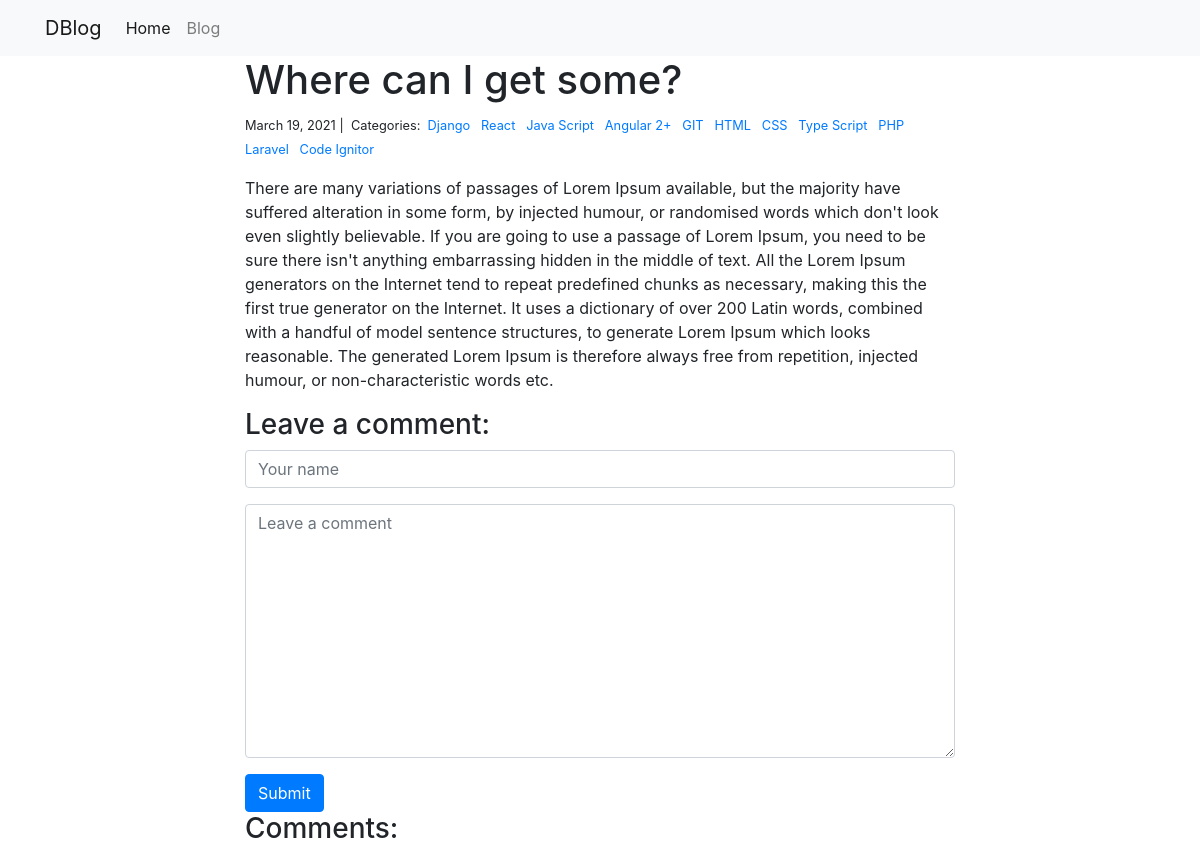
The app's page /blog/4/ with its own data.
### blog/models.py (models this page shows)
class Post(models.Model):
    title = models.CharField(max_length=255)
    body = models.TextField()
    created_on = models.DateTimeField(auto_now_add=True)
    last_modified = models.DateTimeField(auto_now=True)
    categories = models.ManyToManyField('Category', related_name="posts")

class Category(models.Model):
    name = models.CharField(max_length=30)

### blog/views.py (the view, shortened to what this page needs)
# urls.py: path("<int:pk>/", views.blog_detail, name="blog_detail"),
def blog_detail(request, pk):
    post = Post.objects.get(pk=pk)
    form = CommentForm()
    comments = Comment.objects.filter(post=post)
    context = {
        "post": post,
        "comments": comments,
        "form": form,
    }
    return render(request, 'blog_detail.html', context)

### blog/forms.py
class CommentForm(forms.Form):
    author = forms.CharField(
        max_length=60,
        widget=forms.TextInput(
            attrs={
                "class": "form-control",
                "placeholder": "Your name",
            }
        )
    )
    body = forms.CharField(
        widget=forms.Textarea(
            attrs= {
                "class": "form-control",
                "placeholder": "Leave a comment",
            }
        )
    )

### blog/templates/blog_detail.html (shortened to what this page needs)
{% extends "base.html" %}
{% block page_content %}
<div class="col-md-8 offset-md-2">
    <h1>{{ post.title }}</h1>
    <small>
        {{ post.created_on.date }} |&nbsp;
        Categories:&nbsp;
        {% for category in post.categories.all %}
        <a href="{% url 'blog_category' category.name %}">
            {{ category.name }}
        </a>&nbsp;
        {% endfor %}
    </small>
    <p>{{ post.body | linebreaks }}</p>
    <h3>Leave a comment:</h3>
    <form action="/blog/{{ post.pk }}/" method="post">
        <div class="form-group">
            {{ form.author }}
        </div>
        <div class="form-group">
            {{ form.body }}
        </div>
        <button type="submit" class="btn btn-primary">Submit</button>
    </form>
    <h3>Comments:</h3>
</div>
{% endblock %}

### records on screen
Post: title "Where can I get some?", created_on "March 19, 2021", body "There are many variations of passages of Lorem Ipsum available, but the majority have suffered alteration in some form, by injected humour, or randomised words which don't look even slightly believable. If you are going to use a passage of Lorem Ipsum, you need to be sure there isn't anything embarrassing hidden in the middle of text. All the Lorem Ipsum generators on the Internet tend to repeat predefined chunks as necessary, making this the first true generator on the Internet. It uses a dictionary of over 200 Latin words, combined with a handful of model sentence structures, to generate Lorem Ipsum which looks reasonable. The generated Lorem Ipsum is therefore always free from…"
Category: name "Django"
Category: name "React"
Category: name "Java Script"
Category: name "Angular 2+"
Category: name "GIT"
Category: name "HTML"
Category: name "CSS"
Category: name "Type Script"
Category: name "PHP"
Category: name "Laravel"
Category: name "Code Ignitor"
